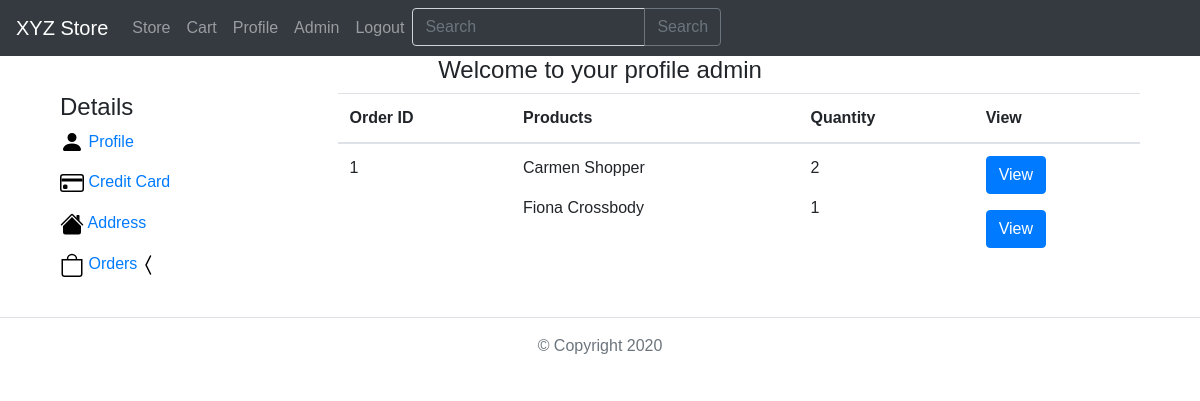
Page /orders (signed in) on the committed database.
### classes/models.py (models this page shows, shortened)
class User(UserMixin, db.Model):
    id = db.Column(db.Integer, primary_key=True)
    username = db.Column(db.String(25), unique=True, nullable=False)
    email = db.Column(db.String(120), unique=True, nullable=False)
    password = db.Column(db.String(80), nullable=False)
    date_created = db.Column(db.DateTime, default=datetime.now)
    status = db.Column(db.Boolean(), nullable=False, default=True)
    roles = db.relationship(
        "Role",
        secondary=roles_users,
        backref=db.backref("users", lazy='dynamic')
    )
    reviews = db.relationship("Review", backref=db.backref("user"))
    orders = db.relationship("Orders", backref=db.backref("user"))
    creditcards = db.relationship("CreditCard", backref=db.backref("user"), cascade="all, delete, delete-orphan")
    addresses = db.relationship("Address", backref=db.backref("user"), cascade="all, delete, delete-orphan")

class Orders(db.Model):
    orderid = db.Column(db.Integer, primary_key=True)
    user_id = db.Column(db.Integer, db.ForeignKey("user.id"))
    order_product = db.relationship("Orderproduct", backref=db.backref("orders"))

class Orderproduct(db.Model):
    order_id = db.Column("order_id", db.Integer(), db.ForeignKey('orders.orderid'), primary_key=True)
    product_id = db.Column(db.Integer, db.ForeignKey("products.productid"), primary_key=True)
    quantity = db.Column(db.Integer, nullable=False)
    product = db.relationship("Product")

class Product(db.Model):
    __tablename__ = 'products'
    __table_args__ = {'extend_existing': True}
    productid = db.Column(db.Integer, primary_key=True)
    product_name = db.Column(db.String(100), nullable=False)
    description = db.Column(db.String(100), nullable=False)
    image = db.Column(db.String(50), nullable=False)
    price = db.Column(db.Numeric(10,2), nullable=False)
    quantity = db.Column(db.Integer, nullable=False)
    deleted = db.Column(db.Boolean(), default=False)
    query_class = QueryWithSoftDelete

### app.py (the view)
@app.route("/orders")
@login_required
def orders():
    return render_template("orders.html", current_user=current_user)

### app.py (called while the page is built)
@login_manager.user_loader
def load_user(user_id):
    return User.query.get(int(user_id))

@app.after_request
def add_header(response):
    response.headers['Strict-Transport-Security'] = 'max-age=31536000; includeSubDomains'
    response.headers["X-Content-Type-Options"] = "nosniff"
    response.headers["X-Frame-Options"] = "SAMEORIGIN"
    response.headers['X-XSS-Protection'] = '1; mode=block'
    return response

### templates/orders.html (shortened to what this page needs)
{% extends 'base.html' %}
{% block content %}
{% from "includes/_form_helper.html" import render_field %}
    <div class="container-fluid content">
        <div class="row justify-content-center">
            <div class="col-sm-12">
                <h4 class="text-center">Welcome to your profile {{ current_user.username }}</h4>
            </div>
        </div>
        <div class="row justify-content-center">
            <div class="col-sm-3">
                <h4>Details</h4>
                <p><img src="{{ url_for('static', filename='images/person-fill.svg') }}" alt="" width="24" height="24" title="Bootstrap"> <a href="{{ url_for('profile') }}">Profile</a></p>
                <p><img src="{{ url_for('static', filename='images/credit-card.svg') }}" alt="" width="24" height="24" title="Bootstrap"> <a href="{{ url_for('cards') }}">Credit Card</a></p>
                <p><img src="{{ url_for('static', filename='images/house-fill.svg') }}" alt="" width="24" height="24" title="Bootstrap"> <a href="{{ url_for('addresses') }}">Address</a></p>
                <p><img src="{{ url_for('static', filename='images/bag.svg') }}" alt="" width="24" height="24" title="Bootstrap"> <a href="{{ url_for('orders') }}">Orders</a><img src="{{ url_for('static', filename='images/chevron-compact-left.svg') }}" alt="" width="24" height="24" title="Bootstrap"></p>
            </div>
            <div class="col-sm-9">
                <table class="table">
                    <thead>
                        <tr>
                            <th>Order ID</th>
                            <th>Products</th>
                            <th>Quantity</th>
                            <th>View</th>
                        </tr>
                    </thead>
                    <tbody>
                        {% for order in current_user.orders %}
                            <tr>
                                <td>
                                    {{ order.orderid }}
                                </td>
                                <td>
                                    {% for product in order.order_product%}
                                    <p>{{ product.product.product_name }}</p>
                                    {% endfor %}
                                </td>
                                <td>
                                    {% for product in order.order_product%}
                                    <p>{{ product.quantity }}</p>
                                    {% endfor %}
                                </td>
                                <td>
                                    {% for product in order.order_product%}
                                    <p><a href="{{ url_for('product', product_id=product.product_id) }}" class="btn btn-primary">View</a></p>
                                    {% endfor %}
                                </td>
                            </tr>
                        {% endfor %}
                    </tbody>
                </table>
            </div>
        </div>
    </div>
{% endblock %}

### static/css/styles.css (style rules this page uses)
body { margin: 0; font-family: "Source Sans Pro", sans-serif; }

### rows in the picture
User: username "admin"
Orders: orderid "1"
Orderproduct: product.product_name "Carmen Shopper", quantity "2"
Orderproduct: product.product_name "Fiona Crossbody", quantity "1"
